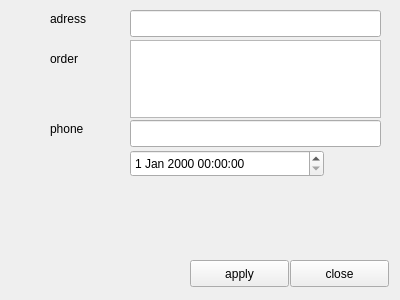
<?xml version="1.0" encoding="UTF-8"?>
<ui version="4.0">
 <class>newOrder</class>
 <widget class="QWidget" name="newOrder">
  <property name="geometry">
   <rect>
    <x>0</x>
    <y>0</y>
    <width>400</width>
    <height>300</height>
   </rect>
  </property>
  <property name="windowTitle">
   <string>Form</string>
  </property>
  <widget class="QPushButton" name="applyButton">
   <property name="geometry">
    <rect>
     <x>190</x>
     <y>260</y>
     <width>99</width>
     <height>27</height>
    </rect>
   </property>
   <property name="text">
    <string>apply</string>
   </property>
  </widget>
  <widget class="QPushButton" name="closeButton">
   <property name="geometry">
    <rect>
     <x>290</x>
     <y>260</y>
     <width>99</width>
     <height>27</height>
    </rect>
   </property>
   <property name="text">
    <string>close</string>
   </property>
  </widget>
  <widget class="QLineEdit" name="adressLineEdit">
   <property name="geometry">
    <rect>
     <x>130</x>
     <y>10</y>
     <width>251</width>
     <height>27</height>
    </rect>
   </property>
  </widget>
  <widget class="QTextEdit" name="orderTextEdit">
   <property name="geometry">
    <rect>
     <x>130</x>
     <y>40</y>
     <width>251</width>
     <height>78</height>
    </rect>
   </property>
  </widget>
  <widget class="QLineEdit" name="phoneLineEdit">
   <property name="geometry">
    <rect>
     <x>130</x>
     <y>120</y>
     <width>251</width>
     <height>27</height>
    </rect>
   </property>
  </widget>
  <widget class="QLabel" name="label">
   <property name="geometry">
    <rect>
     <x>50</x>
     <y>50</y>
     <width>67</width>
     <height>17</height>
    </rect>
   </property>
   <property name="text">
    <string>order</string>
   </property>
  </widget>
  <widget class="QLabel" name="label_2">
   <property name="geometry">
    <rect>
     <x>50</x>
     <y>10</y>
     <width>67</width>
     <height>17</height>
    </rect>
   </property>
   <property name="text">
    <string>adress</string>
   </property>
  </widget>
  <widget class="QLabel" name="label_3">
   <property name="geometry">
    <rect>
     <x>50</x>
     <y>120</y>
     <width>67</width>
     <height>17</height>
    </rect>
   </property>
   <property name="text">
    <string>phone</string>
   </property>
  </widget>
  <widget class="QDateTimeEdit" name="execDateTimeEdit">
   <property name="geometry">
    <rect>
     <x>130</x>
     <y>150</y>
     <width>194</width>
     <height>27</height>
    </rect>
   </property>
  </widget>
 </widget>
 <resources/>
 <connections/>
</ui>
